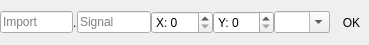
<?xml version="1.0" encoding="UTF-8"?>
<ui version="4.0">
 <class>Form</class>
 <widget class="QWidget" name="Form">
  <property name="geometry">
   <rect>
    <x>0</x>
    <y>0</y>
    <width>369</width>
    <height>45</height>
   </rect>
  </property>
  <property name="sizePolicy">
   <sizepolicy hsizetype="Maximum" vsizetype="Fixed">
    <horstretch>0</horstretch>
    <verstretch>0</verstretch>
   </sizepolicy>
  </property>
  <property name="minimumSize">
   <size>
    <width>0</width>
    <height>45</height>
   </size>
  </property>
  <property name="windowTitle">
   <string>Form</string>
  </property>
  <layout class="QVBoxLayout" name="verticalLayout">
   <property name="spacing">
    <number>0</number>
   </property>
   <property name="leftMargin">
    <number>0</number>
   </property>
   <property name="topMargin">
    <number>0</number>
   </property>
   <property name="rightMargin">
    <number>0</number>
   </property>
   <property name="bottomMargin">
    <number>0</number>
   </property>
   <item>
    <layout class="QHBoxLayout" name="horizontalLayout">
     <property name="spacing">
      <number>4</number>
     </property>
     <item>
      <layout class="QGridLayout" name="gridLayout">
       <property name="rightMargin">
        <number>0</number>
       </property>
       <property name="horizontalSpacing">
        <number>0</number>
       </property>
       <item row="0" column="2">
        <widget class="QLabel" name="label_3">
         <property name="sizePolicy">
          <sizepolicy hsizetype="Fixed" vsizetype="Preferred">
           <horstretch>0</horstretch>
           <verstretch>0</verstretch>
          </sizepolicy>
         </property>
         <property name="text">
          <string>.</string>
         </property>
        </widget>
       </item>
       <item row="0" column="4">
        <spacer name="horizontalSpacer">
         <property name="orientation">
          <enum>Qt::Horizontal</enum>
         </property>
         <property name="sizeType">
          <enum>QSizePolicy::Expanding</enum>
         </property>
         <property name="sizeHint" stdset="0">
          <size>
           <width>0</width>
           <height>20</height>
          </size>
         </property>
        </spacer>
       </item>
       <item row="0" column="6">
        <widget class="QSpinBox" name="xSpinBox">
         <property name="suffix">
          <string/>
         </property>
         <property name="prefix">
          <string>X: </string>
         </property>
         <property name="maximum">
          <number>999</number>
         </property>
        </widget>
       </item>
       <item row="0" column="8">
        <widget class="QSpinBox" name="ySpinBox">
         <property name="frame">
          <bool>true</bool>
         </property>
         <property name="accelerated">
          <bool>false</bool>
         </property>
         <property name="showGroupSeparator" stdset="0">
          <bool>false</bool>
         </property>
         <property name="prefix">
          <string>Y: </string>
         </property>
         <property name="maximum">
          <number>999</number>
         </property>
        </widget>
       </item>
       <item row="0" column="7">
        <spacer name="horizontalSpacer_2">
         <property name="orientation">
          <enum>Qt::Horizontal</enum>
         </property>
         <property name="sizeType">
          <enum>QSizePolicy::Maximum</enum>
         </property>
         <property name="sizeHint" stdset="0">
          <size>
           <width>17</width>
           <height>20</height>
          </size>
         </property>
        </spacer>
       </item>
       <item row="0" column="0">
        <widget class="QLineEdit" name="deviceEdit">
         <property name="placeholderText">
          <string>Import</string>
         </property>
        </widget>
       </item>
       <item row="0" column="3">
        <widget class="QLineEdit" name="signalEdit">
         <property name="placeholderText">
          <string>Signal</string>
         </property>
        </widget>
       </item>
       <item row="0" column="9">
        <widget class="QComboBox" name="unitEdit">
         <property name="editable">
          <bool>true</bool>
         </property>
         <item>
          <property name="text">
           <string/>
          </property>
         </item>
         <item>
          <property name="text">
           <string>V</string>
          </property>
         </item>
         <item>
          <property name="text">
           <string>A</string>
          </property>
         </item>
         <item>
          <property name="text">
           <string>Ohm</string>
          </property>
         </item>
         <item>
          <property name="text">
           <string>W</string>
          </property>
         </item>
        </widget>
       </item>
      </layout>
     </item>
     <item>
      <widget class="QLabel" name="infoLabel">
       <property name="minimumSize">
        <size>
         <width>35</width>
         <height>0</height>
        </size>
       </property>
       <property name="text">
        <string>OK</string>
       </property>
       <property name="alignment">
        <set>Qt::AlignCenter</set>
       </property>
      </widget>
     </item>
    </layout>
   </item>
  </layout>
 </widget>
 <tabstops>
  <tabstop>xSpinBox</tabstop>
  <tabstop>ySpinBox</tabstop>
 </tabstops>
 <resources/>
 <connections/>
</ui>
